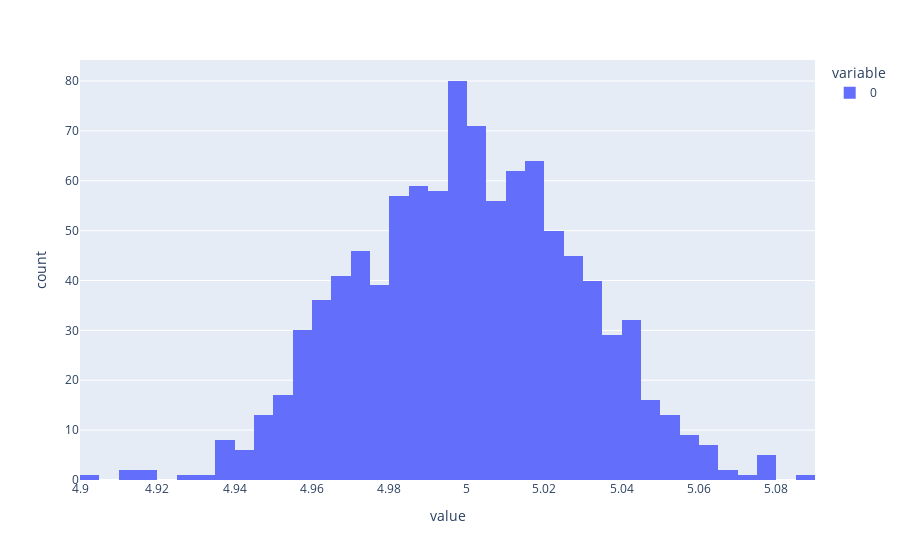

The notebook cell saved with this chart:
### Code cell
px.histogram(mean_values)

### Figure 1 — Plotly figure (JSON) as saved in the notebook; plotly's stock layout.template omitted (floating-point values rounded to 4 significant figures; data arrays with more than 128 entries replaced by an {"elided": "..."} marker saying what was removed)
{"data": [{"alignmentgroup": "True", "bingroup": "x", "hovertemplate": "variable=0<br>value=%{x}<br>count=%{y}<extra></extra>", "legendgroup": "0", "marker": {"color": "#636efa", "pattern": {"shape": ""}}, "name": "0", "offsetgroup": "0", "orientation": "v", "showlegend": true, "type": "histogram", "x": {"elided": "1000 float values"}, "xaxis": "x", "yaxis": "y"}], "layout": {"barmode": "relative", "legend": {"title": {"text": "variable"}, "tracegroupgap": 0}, "margin": {"t": 60}, "xaxis": {"anchor": "y", "domain": [0, 1], "title": {"text": "value"}}, "yaxis": {"anchor": "x", "domain": [0, 1], "title": {"text": "count"}}}}
